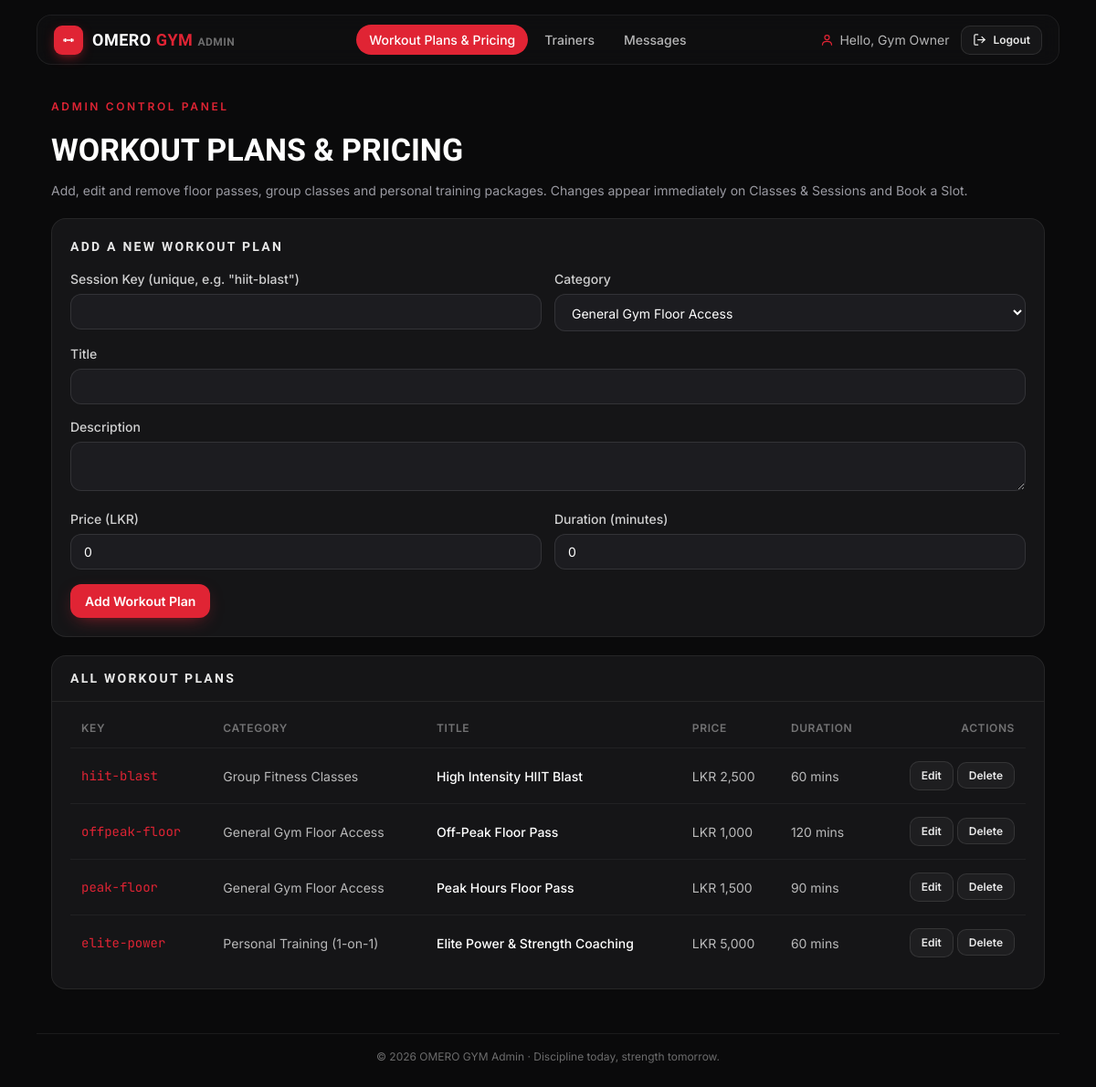
/admin/sessions.php (signed in), run on the app's committed database.
### tables this page shows
CREATE TABLE IF NOT EXISTS sessions_catalog (
    id            INT AUTO_INCREMENT PRIMARY KEY,
    session_key   VARCHAR(50)   NOT NULL UNIQUE,    
    category      VARCHAR(30)   NOT NULL,           
    title         VARCHAR(150)  NOT NULL,
    description   TEXT,
    price         INT           NOT NULL DEFAULT 0,
    duration      INT           NOT NULL DEFAULT 0,    
    created_at    DATETIME      NOT NULL DEFAULT CURRENT_TIMESTAMP
);

### admin/includes/admin_auth.php (called while the page is built, shortened)
<?php
function admin_name()
{
    return $_SESSION['admin_name'] ?? 'Admin';
}

### admin/sessions.php (the view, shortened to what this page needs)
<?php
require_once __DIR__ . '/../includes/db.php';
require_once __DIR__ . '/includes/admin_auth.php';
$CATEGORIES = [
    'floor'    => 'General Gym Floor Access',
    'classes'  => 'Group Fitness Classes',
    'personal' => 'Personal Training (1-on-1)',
];
$rows = $pdo->query('SELECT * FROM sessions_catalog ORDER BY category, price')->fetchAll();
$editing = null;
$activeTab = 'sessions';
require __DIR__ . '/includes/admin_chrome_top.php';
?>
        <section class="fade">
          <span class="eyebrow">Admin Control Panel</span>
          <h1 class="page-title">WORKOUT PLANS &amp; PRICING</h1>
          <p class="page-sub">Add, edit and remove floor passes, group classes and personal training packages. Changes appear immediately on Classes &amp; Sessions and Book a Slot.</p>
        </section>
        <div class="card pad" style="margin-top:20px;">
          <div class="panel-head" style="padding:0 0 14px;border:0;">
            <h2><?= $editing ? 'Edit Workout Plan' : 'Add a New Workout Plan' ?></h2>
          </div>
          <form method="post" action="sessions.php<?= $editing ? '?edit=' . (int) $editing['id'] : '' ?>">
            <div class="admin-form-grid">
              <div>
                <label class="field-label" for="s-key">Session Key (unique, e.g. "hiit-blast")</label>
                <input class="field" id="s-key" name="session_key" required pattern="[a-z0-9-]+"
                  value="<?= htmlspecialchars($editing['session_key'] ?? '', ENT_QUOTES, 'UTF-8') ?>" />
              </div>
              <div>
                <label class="field-label" for="s-cat">Category</label>
                <select class="field" id="s-cat" name="category" required>
                  <?php foreach ($CATEGORIES as $key => $label): ?>
                    <option value="<?= $key ?>" <?= (isset($editing['category']) && $editing['category'] === $key) ? 'selected' : '' ?>><?= $label ?></option>
                  <?php endforeach; ?>
                </select>
              </div>
              <div class="span-2">
                <label class="field-label" for="s-title">Title</label>
                <input class="field" id="s-title" name="title" required
                  value="<?= htmlspecialchars($editing['title'] ?? '', ENT_QUOTES, 'UTF-8') ?>" />
              </div>
              <div class="span-2">
                <label class="field-label" for="s-desc">Description</label>
                <textarea class="field" id="s-desc" name="description" rows="2"><?= htmlspecialchars($editing['description'] ?? '', ENT_QUOTES, 'UTF-8') ?></textarea>
              </div>
              <div>
                <label class="field-label" for="s-price">Price (LKR)</label>
                <input class="field" id="s-price" name="price" type="number" min="0" required
                  value="<?= htmlspecialchars((string) ($editing['price'] ?? 0), ENT_QUOTES, 'UTF-8') ?>" />
              </div>
              <div>
                <label class="field-label" for="s-dur">Duration (minutes)</label>
                <input class="field" id="s-dur" name="duration" type="number" min="0" required
                  value="<?= htmlspecialchars((string) ($editing['duration'] ?? 0), ENT_QUOTES, 'UTF-8') ?>" />
              </div>
            </div>
            <div style="margin-top:16px;display:flex;gap:10px;">
              <button class="btn btn-primary" type="submit"><?= $editing ? 'Save Changes' : 'Add Workout Plan' ?></button>
            </div>
          </form>
        </div>
        <div class="card panel" style="margin-top:20px;">
          <div class="panel-head"><h2>All Workout Plans</h2></div>
          <div class="pad table-wrap">
            <table>
              <thead><tr><th>Key</th><th>Category</th><th>Title</th><th>Price</th><th>Duration</th><th class="right">Actions</th></tr></thead>
              <tbody>
                <?php foreach ($rows as $row): ?>
                  <tr>
                    <td class="id"><?= htmlspecialchars($row['session_key'], ENT_QUOTES, 'UTF-8') ?></td>
                    <td class="cell-muted"><?= htmlspecialchars($CATEGORIES[$row['category']] ?? $row['category'], ENT_QUOTES, 'UTF-8') ?></td>
                    <td class="cell-title"><?= htmlspecialchars($row['title'], ENT_QUOTES, 'UTF-8') ?></td>
                    <td class="cell-muted">LKR <?= number_format((int) $row['price']) ?></td>
                    <td class="cell-muted"><?= (int) $row['duration'] ?> mins</td>
                    <td class="right">
                      <a class="btn btn-ghost btn-sm" href="sessions.php?edit=<?= (int) $row['id'] ?>">Edit</a>
                      <form method="post" action="sessions.php" style="display:inline" onsubmit="return confirm('Delete this workout plan?');">
                        <button class="btn btn-ghost btn-sm" type="submit">Delete</button>
                      </form>
                    </td>
                  </tr>
                <?php endforeach; ?>
              </tbody>
            </table>
          </div>
        </div>
<?php require __DIR__ . '/includes/admin_chrome_bottom.php'; ?>

### admin/includes/admin_chrome_top.php (shortened to what this page needs)
<?php
$activeTab = $activeTab ?? '';
?>
<!doctype html>
<html lang="en">
<head>
  <link rel="stylesheet" href="../common.css" />
  <link rel="stylesheet" href="../workouts.css" />
  <link rel="stylesheet" href="../login.css" />
  <link rel="stylesheet" href="admin.css" />
</head>
<body data-page="admin">
  <div class="app">
    <header>
      <nav class="nav">
        <a class="logo" href="dashboard.php">
          <span class="logo-badge">
          </span>
          <span class="logo-text">OMERO <span class="r">GYM</span> <span style="color:rgba(255,255,255,.4);font-size:12px;">ADMIN</span></span>
        </a>
        <ul class="nav-links">
          <li><a class="nav-link <?= $activeTab === 'sessions' ? 'active' : '' ?>" href="sessions.php">Workout Plans &amp; Pricing</a></li>
          <li><a class="nav-link <?= $activeTab === 'trainers' ? 'active' : '' ?>" href="trainers.php">Trainers</a></li>
          <li><a class="nav-link <?= $activeTab === 'messages' ? 'active' : '' ?>" href="messages.php">Messages</a></li>
        </ul>
        <div class="nav-right">
          <span class="hello">
            <svg width="15" height="15" viewBox="0 0 24 24" fill="none" stroke="currentColor" stroke-width="2" stroke-linecap="round" stroke-linejoin="round">
              <circle cx="12" cy="8" r="4"/><path d="M4 21c0-4 4-6 8-6s8 2 8 6"/>
            </svg>
            Hello, <?= htmlspecialchars(admin_name(), ENT_QUOTES, 'UTF-8') ?>
          </span>
          <a class="btn btn-ghost btn-sm" href="logout.php">
            <svg width="15" height="15" viewBox="0 0 24 24" fill="none" stroke="currentColor" stroke-width="2" stroke-linecap="round" stroke-linejoin="round">
              <path d="M9 3H5a2 2 0 0 0-2 2v14a2 2 0 0 0 2 2h4"/><path d="M16 17l5-5-5-5"/><path d="M21 12H9"/>
            </svg>
            Logout
          </a>
        </div>
      </nav>
    </header>
    <main>
      <div class="shell">

### admin/includes/admin_chrome_bottom.php (shortened to what this page needs)
      </div>
    </main>
    <footer>
      <div class="footer-inner">© <?= date('Y') ?> OMERO GYM Admin · Discipline today, strength tomorrow.</div>
    </footer>
  </div>
</body>
</html>

### common.css (style rules this page uses)
:root { --bg: #0a0a0b; --surface: #151517; --raised: #1c1c20; --border: rgba(255, 255, 255, 0.07); --accent: #e02434; --accent-soft: #f04452; --text: #ffffff; --muted: #9a9aa2; --radius: 16px; --shell: 1120px; --font: "Inter", system-ui, sans-serif; --display: "Oswald", "Arial Narrow", sans-serif; --mono: "JetBrains Mono", ui-monospace, monospace; }
* { box-sizing: border-box; margin: 0; padding: 0; -webkit-tap-highlight-color: transparent; }
html { scroll-behavior: smooth; }
body { background: var(--bg); color: var(--text); font-family: var(--font); min-height: 100vh; line-height: 1.5; -webkit-font-smoothing: antialiased; }
a { color: inherit; text-decoration: none; }
button { font-family: inherit; cursor: pointer; border: none; background: none; color: inherit; }
input, select { font-family: inherit; }
img, svg { display: block; }
.app { position: relative; display: flex; flex-direction: column; min-height: 100vh; }
.shell { width: 100%; max-width: var(--shell); margin: 0 auto; padding: 0 16px; }
main { flex: 1; padding: 32px 0; }
footer { padding: 16px 0 24px; }
.footer-inner { max-width: var(--shell); margin: 0 auto; padding: 16px 16px 0; border-top: 1px solid var(--border); text-align: center; font-size: 12px; color: rgba(255, 255, 255, 0.4); }
header { position: sticky; top: 0; z-index: 40; padding: 16px 16px 0; }
.nav { max-width: var(--shell); margin: 0 auto; display: flex; align-items: center; justify-content: space-between; gap: 12px; border: 1px solid var(--border); background: rgba(15, 15, 17, 0.8); backdrop-filter: blur(10px); border-radius: 16px; padding: 10px 18px; }
.logo { display: inline-flex; align-items: center; gap: 10px; }
.logo-badge { display: grid; place-items: center; width: 32px; height: 32px; border-radius: 9px; background: var(--accent); box-shadow: 0 4px 14px -4px rgba(224, 36, 52, 0.8); }
.logo-text { font-family: var(--display); font-size: 18px; font-weight: 700; letter-spacing: 0.5px; }
.logo-text .r { color: var(--accent); }
.nav-links { display: flex; align-items: center; gap: 4px; list-style: none; }
.nav-link { border-radius: 999px; padding: 6px 14px; font-size: 14px; font-weight: 500; color: rgba(255, 255, 255, 0.7); transition: 0.2s; display: inline-flex; align-items: center; gap: 6px; }
.nav-link.active { background: var(--accent); color: #fff; }
.nav-right { display: flex; align-items: center; gap: 12px; }
.hello { display: flex; align-items: center; gap: 6px; font-size: 14px; color: rgba(255, 255, 255, 0.7); }
.hello svg { color: var(--accent); }
.btn { display: inline-flex; align-items: center; justify-content: center; gap: 8px; border-radius: 12px; padding: 10px 16px; font-size: 14px; font-weight: 600; transition: 0.2s; user-select: none; }
.btn-primary { background: var(--accent); color: #fff; box-shadow: 0 6px 20px -8px rgba(224, 36, 52, 0.7); }
.btn-ghost { background: rgba(255, 255, 255, 0.04); border: 1px solid rgba(255, 255, 255, 0.1); color: rgba(255, 255, 255, 0.9); }
.btn-sm { padding: 6px 12px; font-size: 12px; border-radius: 10px; }
.field-label { display: block; font-size: 14px; font-weight: 500; color: rgba(255, 255, 255, 0.8); margin-bottom: 6px; }
.field { width: 100%; border: 1px solid rgba(255, 255, 255, 0.1); background: var(--raised); border-radius: 12px; padding: 10px 14px; font-size: 14px; color: #fff; transition: 0.2s; }
.field::placeholder { color: rgba(255, 255, 255, 0.35); }
.card { border: 1px solid var(--border); background: var(--surface); border-radius: var(--radius); }
.eyebrow { display: inline-flex; align-items: center; gap: 8px; font-size: 12px; font-weight: 600; text-transform: uppercase; letter-spacing: 0.22em; color: var(--accent); }
.page-title { font-family: var(--display); font-weight: 700; font-size: 34px; margin-top: 12px; }
.page-sub { font-size: 14px; color: var(--muted); margin-top: 8px; }
.fade { animation: fade 0.4s ease-out both; }

### admin/admin.css (style rules this page uses)
.admin-form-grid { display: grid; gap: 14px; grid-template-columns: 1fr; }
@media (min-width: 720px) { .admin-form-grid { grid-template-columns: 1fr 1fr; } }
@media (min-width: 720px) { .admin-form-grid .span-2 { grid-column: 1 / -1; } }

### data on the page
sessions_catalog: session_key "hiit-blast", category "Group Fitness Classes", title "High Intensity HIIT Blast", price "2,500", duration "60"
sessions_catalog: session_key "offpeak-floor", category "General Gym Floor Access", title "Off-Peak Floor Pass", price "1,000", duration "120"
sessions_catalog: session_key "peak-floor", category "General Gym Floor Access", title "Peak Hours Floor Pass", price "1,500", duration "90"
sessions_catalog: session_key "elite-power", category "Personal Training (1-on-1)", title "Elite Power & Strength Coaching", price "5,000", duration "60"

### other printed values
admin_name() "Gym Owner"
form field category "General Gym Floor Access"
